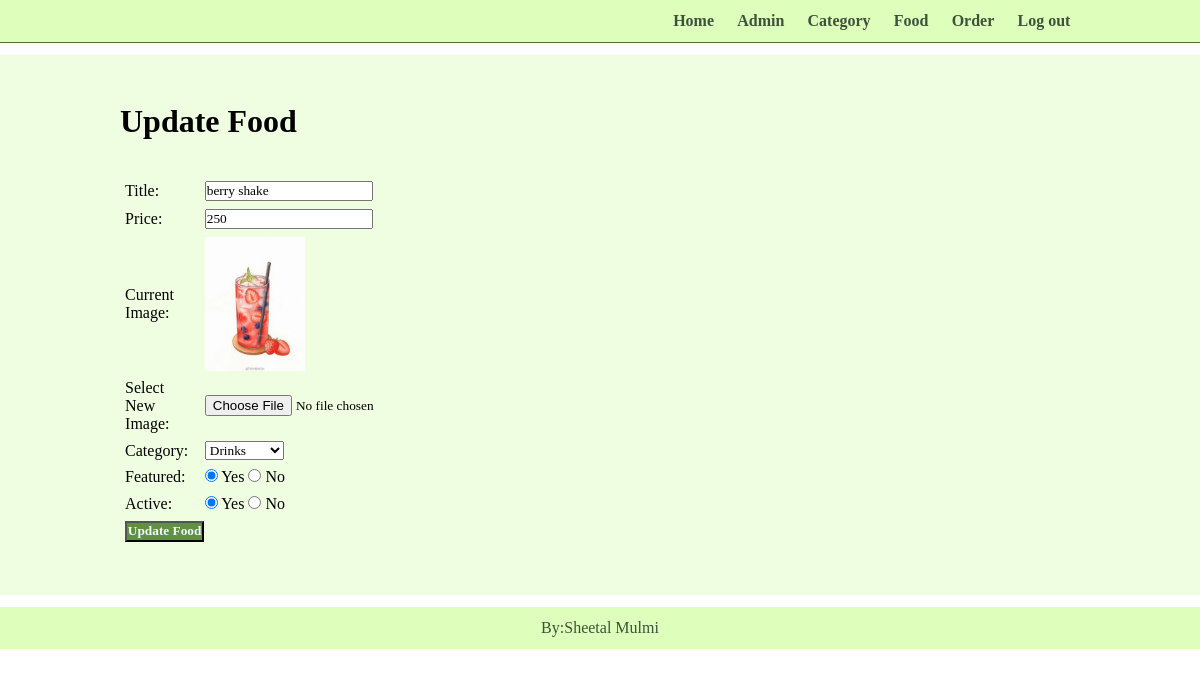
The page /admin/update_food.php?id=1 on the database its author committed.
### tables this page shows
CREATE TABLE `food` (
  `id` int(11) NOT NULL,
  `title` varchar(150) DEFAULT NULL,
  `price` varchar(100) DEFAULT NULL,
  `image_name` varchar(250) DEFAULT NULL,
  `caterory_id` int(11) DEFAULT NULL,
  `featured` varchar(10) DEFAULT NULL,
  `active` varchar(10) DEFAULT NULL
);

### admin/update_food.php (the view, shortened to what this page needs)
<?php include('partials/menu.php'); ?>
<?php
    if(isset($_GET['id']))
    {
        $id = $_GET['id'];
        $sql2 = "SELECT * FROM food WHERE id=$id";
        $res2 = mysqli_query($connection, $sql2);
        $row2 = mysqli_fetch_assoc($res2);
        $title = $row2['title'];
        $price = $row2['price'];
        $current_image = $row2['image_name'];
        $current_category = $row2['caterory_id'];
        $featured = $row2['featured'];
        $active = $row2['active'];
    }
    else
    {
        header("Location: http://localhost:3000/Project/admin/manage_food.php");
    }
?>
<div class="main-content">
    <div class="wrapper">
        <h1>Update Food</h1>
        <br><br>
        <form action="" method="POST" enctype="multipart/form-data">
        <table class="tbl-30">
            <tr>
                <td>Title: </td>
                <td>
                    <input type="text" name="title" value="<?php echo $title; ?>">
                </td>
            </tr>
            <tr>
                <td>Price: </td>
                <td>
                    <input type="number" name="price" value="<?php echo $price; ?>">
                </td>
            </tr>
            <tr>
                <td>Current Image: </td>
                <td>
                    <?php
                        if($current_image == "")
                        {
                            echo "image not here";
                        }
                        else
                        {
                            ?>
                            <img src="../images/food/<?php echo $current_image; ?>" width="100px">
                            <?php
                        }
                    ?>
                </td>
            </tr>
            <tr>
                <td>Select New Image: </td>
                <td>
                    <input type="file" name="image">
                </td>
            </tr>
            <tr>
                <td>Category: </td>
                <td>
                    <select name="category">
                        <?php
                            $sql = "SELECT * FROM category WHERE active='Yes'";
                            $res = mysqli_query($connection, $sql);
                            $count = mysqli_num_rows($res);
                            if($count>0)
                            {
                                while($row=mysqli_fetch_assoc($res))
                                {
                                    $category_title = $row['title'];
                                    $category_id = $row['id'];
                                    ?>
                                    <option <?php if($current_category==$category_id){echo "selected";} ?> value="<?php echo $category_id; ?>"><?php echo $category_title; ?></option>
                                    <?php
                                }
                            }
                            else
                            {
                                echo "Category Not Available.";
                            }
                        ?>
                    </select>
                </td>
            </tr>
            <tr>
                <td>Featured: </td>
                <td>
                    <input <?php if($featured=="Yes") {echo "checked";} ?> type="radio" name="featured" value="Yes"> Yes
                    <input <?php if($featured=="No") {echo "checked";} ?> type="radio" name="featured" value="No"> No
                </td>
            </tr>
            <tr>
                <td>Active: </td>
                <td>
                    <input <?php if($active=="Yes") {echo "checked";} ?> type="radio" name="active" value="Yes"> Yes
                    <input <?php if($active=="No") {echo "checked";} ?> type="radio" name="active" value="No"> No
                </td>
            </tr>
            <tr>
                <td>
                    <input type="submit" name="submit" value="Update Food" class="sub-primary">
                </td>
            </tr>
        </table>
        </form>
    </div>
</div>
<?php include('partials/footer.php'); ?>

### css/admin.css (style rules this page uses)
* { margin: 0 0; padding: 0 0; font-family: 'Times New Roman', Times, serif; }
.wrapper { padding: 1%; width: 80%; margin: 0 auto; }
.tbl-30 { width: 30%; }
table tr td { padding: 1%; }
.sub-primary { background-color: rgb(97, 144, 66); color: aliceblue; padding: 1%; text-decoration: none; font-weight: bold; }
.main-content { background-color: rgb(239, 254, 224); margin: 1% 0%; padding:3% 0; }

### rows shown on the page
food: title "berry shake", price "250", image_name (picture), featured "☑", active "☑"

### other values the page prints
form field category "Drinks"
